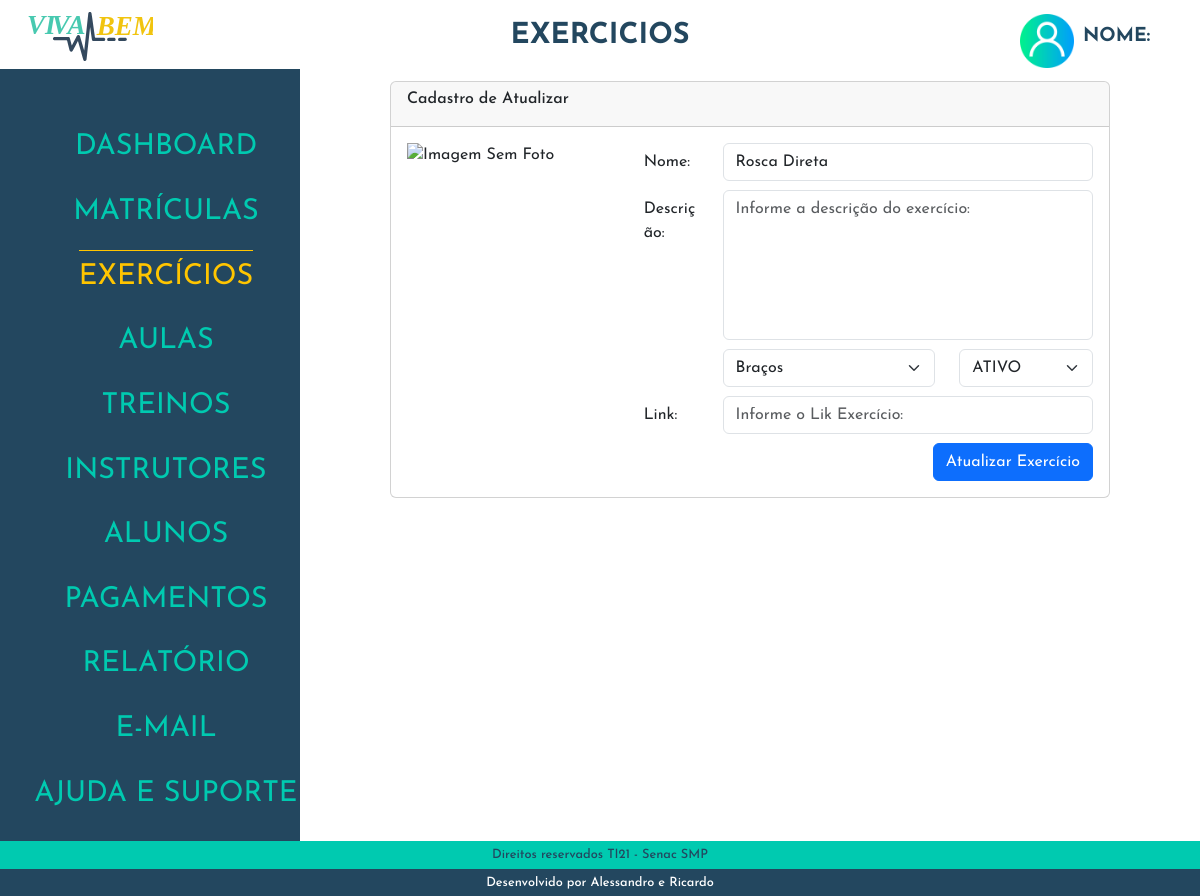
The page /admin/index.php?p=exercicios&e=atualizar&id=3 on the database its author committed.
### tables this page shows
CREATE TABLE `tblexercicos` (
  `idExercicios` int(11) NOT NULL,
  `nomeExercicios` varchar(50) NOT NULL,
  `altExercicio` varchar(50) NOT NULL,
  `descricaoExercicios` varchar(150) NOT NULL,
  `grupoExercicios` varchar(30) NOT NULL,
  `statusExercicios` varchar(10) NOT NULL,
  `fotoExercicios` varchar(10) NOT NULL,
  `likExercicio` varchar(50) NOT NULL
);

### admin/class/exercicios.php (called while the page is built, shortened)
<?php
class ExerciciosClass {
    public $idExercicios;
    public function __construct($id = false) {
        if ($id) {
            $this->idExercicios = $id;
            $this->carregar();
        }
    }
    public function carregar() {
        $query = "SELECT * FROM tblexercicos WHERE idExercicios = " . $this->idExercicios;
        $conn = Conexao::LigarConexao();
        $resultado = $conn->query($query);
        $lista = $resultado->fetchAll();
        foreach ($lista as $linha) {
            $this->nomeExercicios = $linha['nomeExercicios'];
            $this->grupoExercicios = $linha['grupoExercicios'];
            $this->statusExercicios = $linha['statusExercicios'];
        }
    }
}
?>

### admin/exercicios/atualizar.php (the view, shortened to what this page needs)
<?php
require_once("class/exercicios.php");
$exercicio = new ExerciciosClass($id);
?>
<div class="col-md-12">
  <div class="card card-info">
    <div class="card-header">
      <h3 class="card-title"> Cadastro de Atualizar</h3>
    </div>
    <form class="form-horizontal" action="index.php?p=exercicios&e=atualizar&id=<?php echo $exercicio->idExercicios ?>" method="POST" enctype="multipart/form-data">
      <div class="card-body">
        <div class="row">
          <div class="col-md-4">
            <div class="form-group row">
              <img src="img/<?php echo $exercicio->fotoExercicio?>" alt="Imagem Sem Foto" id="imgFoto">
            </div>
          </div>
          <div class="col-md-8 form-dash">
            <div class="form-group row">
              <label for="nomeExercicios" class="col-sm-2 col-form-label">Nome:</label>
              <div class="col-sm-10">
                <input type="text" class="form-control" id="nomeExercicios" name="nomeExercicios" required="" placeholder="Informe seu nome:" value="<?php echo $exercicio->nomeExercicios; ?>">
              </div>
            </div>
            <div class="form-group row">
              <label for="descricaoExercicios" class="col-sm-2 col-form-label">Descrição:</label>
              <div class="col-sm-10">
                <textarea class="form-control" name="descricaoExercicios" id="descricaoExercicios" cols="30" rows="10" required="" placeholder="Informe a descrição do exercício:" value="<?php echo $exercicio->descricaoExercicios; ?>"></textarea>
              </div>
            </div>
            <div class="row">
              <div class="form-group col-sm-6 offset-md-2">
                <select class="form-select col-sm-2" aria-label="Default select example" name="grupoExercicios" required>
                <option value="<?php echo $exercicio->grupoExercicios?>"><?php echo $exercicio->grupoExercicios?></option>
                </select>
            </div>
              <div class="form-group col-sm-4">
              <select class="form-select col-sm-2" aria-label="Default select example" name="statusExercicios" required>
              <option value="<?php echo $exercicio->statusExercicios?>"><?php echo $exercicio->statusExercicios?></option>
                </select>
              </div>
            </div>
          <div class="form-group row">
            <label for="likExercicio" class="col-sm-2 col-form-label">Link:</label>
            <div class="col-sm-10">
              <input type="text" class="form-control" id="likExercicio" name="likExercicio" required="" placeholder="Informe o Lik Exercício:">
            </div>
          </div>
          <div class="d-grid gap-2 d-md-flex justify-content-md-end">
            <button type="submit" class="btn btn-primary">Atualizar Exercício</button>
          </div>
        </div>
      </div>
  </form>
</div>
</div>

### admin/css/estilo.css (style rules this page uses)
*, a, h1, h2, h3, h4 { font-family: 'Josefin Sans', sans-serif; font-size: 16px; }
body { display: flex; flex-direction: column; height: 100vh; }
.form-dash .row { margin-bottom: 2%; align-items: baseline; }
.form-dash textarea { height: 150px; resize: none; }

### rows shown on the page
tblexercicos: nomeExercicios "Rosca Direta", grupoExercicios "Braços", statusExercicios "ATIVO"

### other values the page prints
$pagina "EXERCICIOS"
